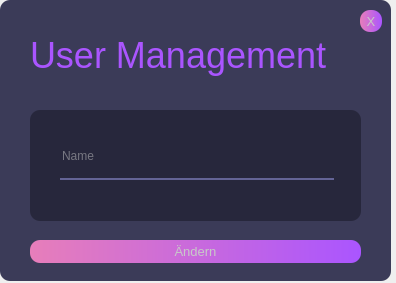
<?xml version="1.0" encoding="UTF-8"?>
<ui version="4.0">
 <class>Form</class>
 <widget class="QWidget" name="Form">
  <property name="geometry">
   <rect>
    <x>0</x>
    <y>0</y>
    <width>396</width>
    <height>283</height>
   </rect>
  </property>
  <property name="windowTitle">
   <string>Form</string>
  </property>
  <widget class="QFrame" name="frame_3">
   <property name="geometry">
    <rect>
     <x>0</x>
     <y>0</y>
     <width>391</width>
     <height>281</height>
    </rect>
   </property>
   <property name="styleSheet">
    <string notr="true">background-color: rgb(59, 59, 88);
border-radius:10px;
</string>
   </property>
   <property name="frameShape">
    <enum>QFrame::StyledPanel</enum>
   </property>
   <property name="frameShadow">
    <enum>QFrame::Raised</enum>
   </property>
   <widget class="QLabel" name="label_6">
    <property name="geometry">
     <rect>
      <x>30</x>
      <y>30</y>
      <width>351</width>
      <height>51</height>
     </rect>
    </property>
    <property name="font">
     <font>
      <family>Segoe UI</family>
      <pointsize>27</pointsize>
      <weight>50</weight>
      <bold>false</bold>
     </font>
    </property>
    <property name="styleSheet">
     <string notr="true">color: qlineargradient(spread:pad, x1:0, y1:0.460227, x2:1, y2:0.46, stop:0 rgba(231, 126, 186, 255), stop:1 rgba(170, 85, 255, 255));</string>
    </property>
    <property name="text">
     <string>User Management</string>
    </property>
    <property name="alignment">
     <set>Qt::AlignLeading|Qt::AlignLeft|Qt::AlignVCenter</set>
    </property>
   </widget>
   <widget class="QFrame" name="frame_17">
    <property name="geometry">
     <rect>
      <x>30</x>
      <y>110</y>
      <width>331</width>
      <height>111</height>
     </rect>
    </property>
    <property name="styleSheet">
     <string notr="true">background-color: rgb(39, 39, 60);</string>
    </property>
    <property name="frameShape">
     <enum>QFrame::StyledPanel</enum>
    </property>
    <property name="frameShadow">
     <enum>QFrame::Raised</enum>
    </property>
    <widget class="QFrame" name="frame_18">
     <property name="geometry">
      <rect>
       <x>30</x>
       <y>68</y>
       <width>274</width>
       <height>2</height>
      </rect>
     </property>
     <property name="styleSheet">
      <string notr="true">background-color: rgb(100, 100, 150);</string>
     </property>
     <property name="frameShape">
      <enum>QFrame::StyledPanel</enum>
     </property>
     <property name="frameShadow">
      <enum>QFrame::Raised</enum>
     </property>
     <widget class="QFrame" name="frame_26">
      <property name="geometry">
       <rect>
        <x>0</x>
        <y>0</y>
        <width>274</width>
        <height>2</height>
       </rect>
      </property>
      <property name="styleSheet">
       <string notr="true">background-color: rgb(100, 100, 150);</string>
      </property>
      <property name="frameShape">
       <enum>QFrame::StyledPanel</enum>
      </property>
      <property name="frameShadow">
       <enum>QFrame::Raised</enum>
      </property>
     </widget>
    </widget>
    <widget class="QLineEdit" name="title_3">
     <property name="enabled">
      <bool>true</bool>
     </property>
     <property name="geometry">
      <rect>
       <x>30</x>
       <y>30</y>
       <width>274</width>
       <height>31</height>
      </rect>
     </property>
     <property name="styleSheet">
      <string notr="true">font: 15pt &quot;Segoe UI&quot;;
color:rgb(200, 200, 200);</string>
     </property>
     <property name="placeholderText">
      <string>Name</string>
     </property>
    </widget>
   </widget>
   <widget class="QPushButton" name="changeButton">
    <property name="geometry">
     <rect>
      <x>30</x>
      <y>240</y>
      <width>331</width>
      <height>23</height>
     </rect>
    </property>
    <property name="font">
     <font>
      <family>Segoe UI</family>
      <pointsize>10</pointsize>
      <weight>50</weight>
      <italic>false</italic>
      <bold>false</bold>
     </font>
    </property>
    <property name="styleSheet">
     <string notr="true">QPushButton#changeButton{
background-color: qlineargradient(spread:pad, x1:0, y1:0.460227, x2:1, y2:0.46, stop:0 rgba(231, 126, 186, 255), stop:1 rgba(170, 85, 255, 255));
border-radius:10px;
font: 10pt &quot;Segoe UI&quot;;
color:rgb(200, 200, 200);
}
QPushButton#changeButton:hover {
	font:  75 12pt &quot;Segoe UI&quot;;
	color: rgb(255, 255, 255);
}

QPushButton#changeButton:pressed{
	
	color: rgb(59, 59, 88);
}</string>
    </property>
    <property name="text">
     <string>Ändern</string>
    </property>
   </widget>
   <widget class="QPushButton" name="exit">
    <property name="geometry">
     <rect>
      <x>360</x>
      <y>10</y>
      <width>22</width>
      <height>22</height>
     </rect>
    </property>
    <property name="font">
     <font>
      <family>Segoe UI</family>
      <pointsize>10</pointsize>
      <weight>50</weight>
      <italic>false</italic>
      <bold>false</bold>
     </font>
    </property>
    <property name="styleSheet">
     <string notr="true">QPushButton#exit{
background-color: qlineargradient(spread:pad, x1:0, y1:0.460227, x2:1, y2:0.46, stop:0 rgba(231, 126, 186, 255), stop:1 rgba(170, 85, 255, 255));
border-radius:10px;
font: 10pt &quot;Segoe UI&quot;;
color:rgb(200, 200, 200);
}
QPushButton#exit:hover {
	font:  75 12pt &quot;Segoe UI&quot;;
	color: rgb(255, 255, 255);
}

QPushButton#exit:pressed{
	
	color: rgb(59, 59, 88);
}</string>
    </property>
    <property name="text">
     <string>X</string>
    </property>
   </widget>
  </widget>
 </widget>
 <resources/>
 <connections/>
</ui>
